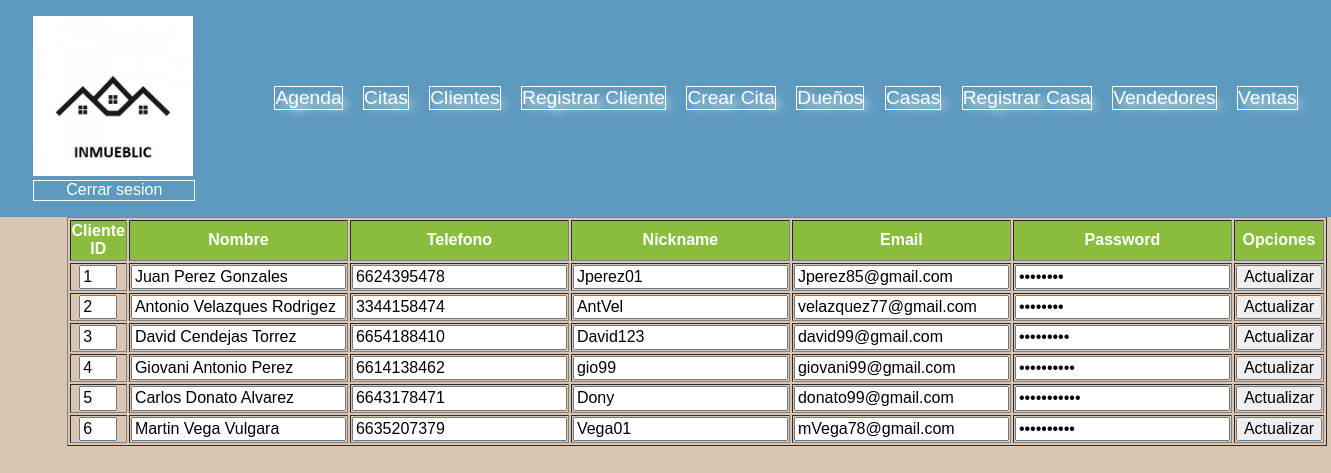
Screenshot of /admin/clientes.php with the database file from the repository.
### tables this page shows
create table cliente(
cli_id int primary key auto_increment,
cli_nombre varchar(30) not null,
cli_telefono bigint(10) not null,
cli_nickname varchar(30) not null unique,
cli_password varchar(30) not null,
cli_email varchar(30) not null unique
);

### admin/clientes.php (the view, shortened to what this page needs)
<!DOCTYPE html>
<html lang="es">
<head>
<link href="../css/estilos.css" type="text/css" rel="stylesheet" />
<link href="../css/pop.css" type="text/css" rel="stylesheet" />
    <link rel="stylesheet" href="../css/styles.css">
	<link rel="stylesheet" href="../css/normalize.css">
</head>
<body>
<?php include('header.inc'); ?>
<div class="principal">
<?php
include("../config1.php");
$con=@mysqli_connect($HOST,$USER,$PASS,$BD);
$con -> set_charset("utf8");
if($con){
		$query="SELECT * FROM cliente;";
		$consulta=mysqli_query($con,$query);
		if($consulta){
					  while($fila=mysqli_fetch_assoc($consulta)){
																$arreglo[]=$fila;
																}
					  echo '<table border=1 class="ventab">';
					  echo "<tr class='encabezado'>";
					  echo "<th>Cliente ID</th>";
					  echo "<th>Nombre</th>";
					  echo "<th>Telefono</th>";
					  echo "<th>Nickname</th>";
					  echo "<th>Email</th>";
					  echo "<th>Password</th>";
					  echo "<th>Opciones</th>";
					  echo "</tr>";
					  foreach($arreglo as $ele){
									echo"<tr>";
									echo "<form action='actualizarCliente.php' onsubmit='return valida(this)'  method='POST'>";
												echo"<td><input name='txt_id' type='number' class='inid' value='{$ele['cli_id']}' readonly='readonly' /></td>";
												echo"<td><input name='txt_nombre' type='text' value='{$ele['cli_nombre']}' maxlength='30' /></td>";
												echo"<td><input name='txt_telefono' type='text' min='1' maxlength='10' value='{$ele['cli_telefono']}' /></td>";
												echo"<td><input name='txt_nickname' type='text' value='{$ele['cli_nickname']}' maxlength='30' /></td>";
												echo"<td><input name='txt_email' type='email' pattern='.+@.+.com' value='{$ele['cli_email']}' maxlength='30' /></td>";
												echo"<td><input name='txt_pass' type='password' value='{$ele['cli_password']}' maxlength='30' /></td>";
												echo "<td><input type='submit' value='Actualizar' /></td>";
												echo "</form>";
									echo"</tr>";
							}
						echo"</table>";
		}else{
				echo"Error en la consulta";
			 }
}else{
	 echo "Error en la base de datos";
	 }
?>
</div>
</body>
</html>

### css/estilos.css (style rules this page uses)
.principal { width:90%; max-width:1200px; margin:auto; }
table.ventab { margin:center; text-align:center; width:100%; max-width:1024px; }
input.inid { width:30px; }
tr.encabezado { background-color:#8ABC3E; color:#fff; }

### css/styles.css (style rules this page uses)
:root { --blue:#4B89BF; --ligth-blue:#5E9ABF; --green:#70732F; --ligth-green:#8A8C3E; --ligth-brown:#D9C5B4; --brown:#867B77; font-family: sans-serif, Arial, Helvetica; }
body { background-color: var(--ligth-brown); }

### rows the page displays
cliente: txt_id "1", txt_nombre "Juan Perez Gonzales", txt_telefono "6624395478", txt_nickname "Jperez01", txt_email "Jperez85@gmail.com"
cliente: txt_id "2", txt_nombre "Antonio Velazques Rodrigez", txt_telefono "3344158474", txt_nickname "AntVel", txt_email "velazquez77@gmail.com"
cliente: txt_id "3", txt_nombre "David Cendejas Torrez", txt_telefono "6654188410", txt_nickname "David123", txt_email "david99@gmail.com"
cliente: txt_id "4", txt_nombre "Giovani Antonio Perez", txt_telefono "6614138462", txt_nickname "gio99", txt_email "giovani99@gmail.com"
cliente: txt_id "5", txt_nombre "Carlos Donato Alvarez", txt_telefono "6643178471", txt_nickname "Dony", txt_email "donato99@gmail.com"
cliente: txt_id "6", txt_nombre "Martin Vega Vulgara", txt_telefono "6635207379", txt_nickname "Vega01", txt_email "mVega78@gmail.com"
